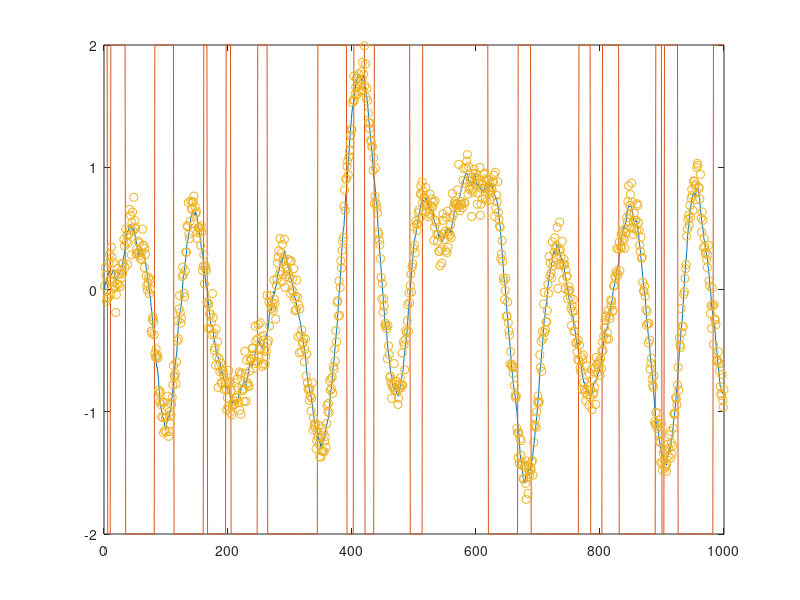
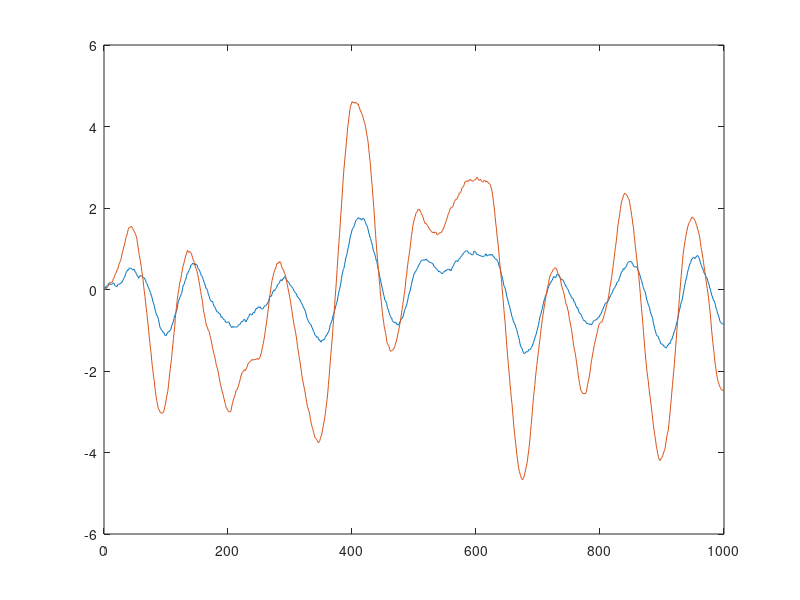

Reproduce these figures in MATLAB, in order. (Note: this script raises an error after producing the figures.)
%% Simulate a four state double mass spring damper system

clear all
clc

% RC circuit

rng(15)

Ts = 0.05;
no_obs = 1000;
R = 0.1^2;
Q = 0.02^2;

Mq1 = 1.5;
Kq1 = 3.0;
Dq1 = 2.2;

Mq2 = 0.9;
Kq2 = 1.3;
Dq2 = 0.8;
A = [0, 0, 1, 0;
    0, 0, 0, 1;
    -Kq1/Mq1-Kq2/Mq1, Kq2/Mq1, -Dq1/Mq1-Dq2/Mq1, +Dq2/Mq1;
    Kq2/Mq2, -Kq2/Mq2, Dq2/Mq2, -Dq2/Mq1];
B = [0;0;0;1/Mq2];
D = 0;
C = [1, 0, 0, 0;
    0, 1, 0, 0];

H = expm([A, B;zeros(size(B)).', zeros(size(B,2))]*Ts);
Ad = H(1:4,1:4);
Bd = H(1:4,5);

q = NaN(4,no_obs+1);
y = NaN(2,no_obs);
u = NaN(1,no_obs+1);
q(:,1) = [0,0,0,0].';
u(1) = 2;


%% observability test
%%

for t=1:no_obs
    if rand > 0.975
        u(t+1) = -u(t);
    else
        u(t+1) = u(t);
    end

    
    q(:,t+1) = Ad*q(:,t) + Bd*u(t) + sqrt(Q)*randn(4,1);
    y(:,t) = C*q(:,t) + D*u(t)+sqrt(R)*randn(2,1);
    
end

q(:,end) = [];
u(end) = [];


%%
figure(1)
clf
plot(q(1,:))
hold on
plot(u)
plot(y(1,:),'o')
hold off


figure(2)
clf
plot(q(1,:))
hold on
plot(q(2,:))
hold off

% Estimate the model using all the estimation data
noObservations = no_obs;
noEstimationData = floor(0.67 * noObservations);
noValidationData = noObservations - noEstimationData;
y_estimation = y(1:noEstimationData);
y_validation = y(noEstimationData:end);
u_estimation = u(1:noEstimationData);
u_validation = u(noEstimationData:end);
states_est = q(:,1:noEstimationData);
states_val = q(:,noEstimationData:end);

save('../data/double_msd.mat','y_estimation', 'u_estimation', 'y_validation',...
    'u_validation','Mq1','Kq1','Dq1','Mq2','Kq2','Dq2',...
    'R','Q','Ts','states_est','states_val')














